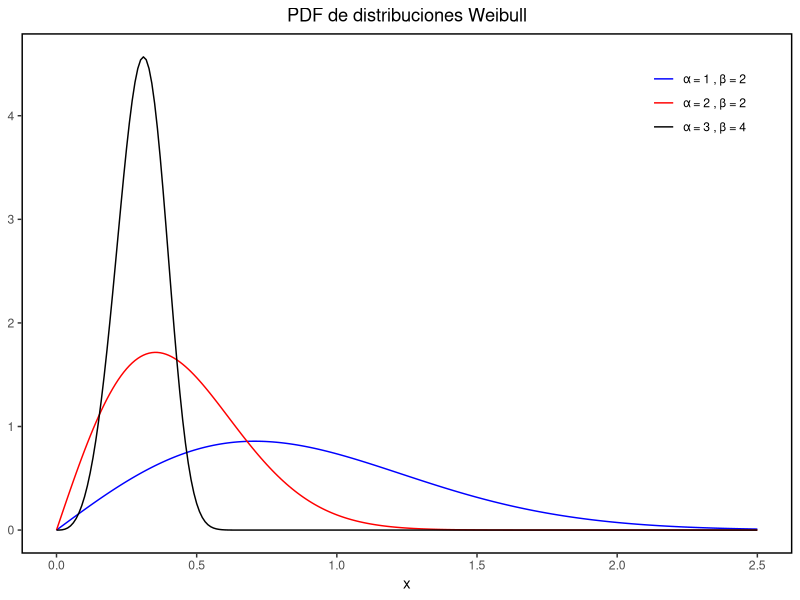
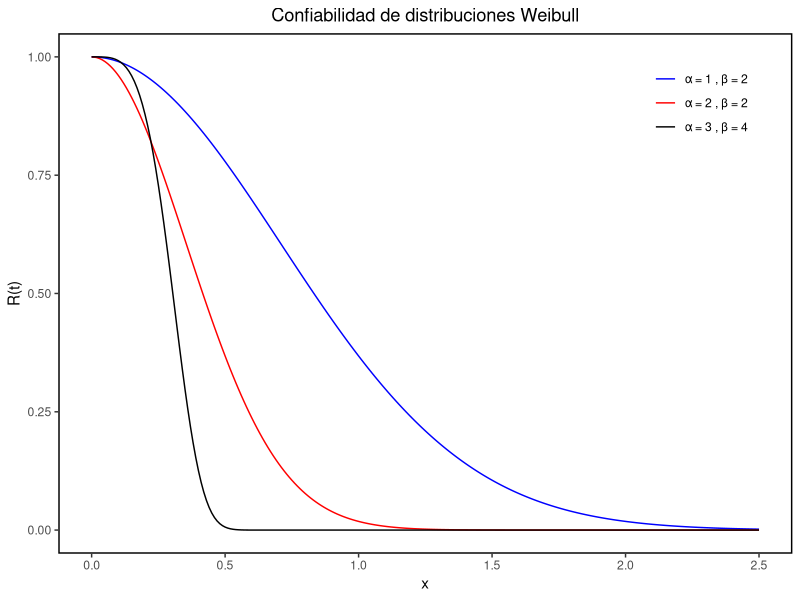
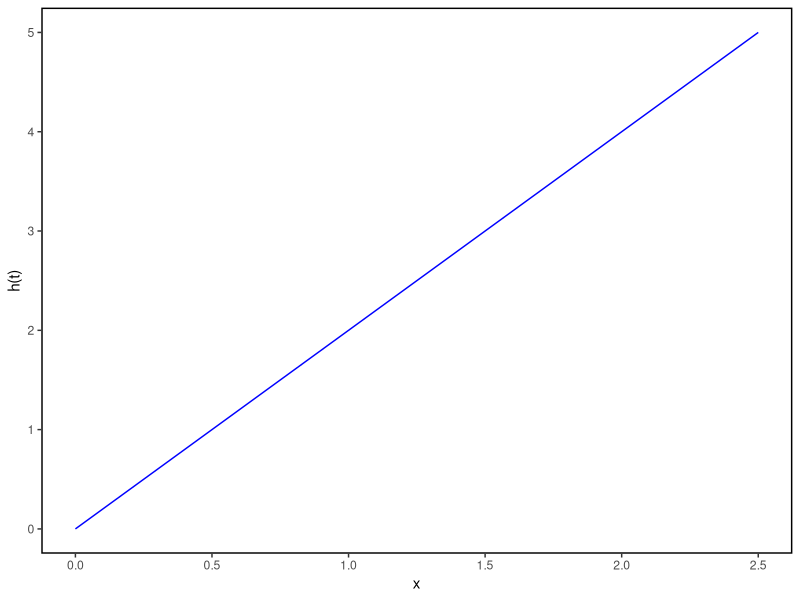
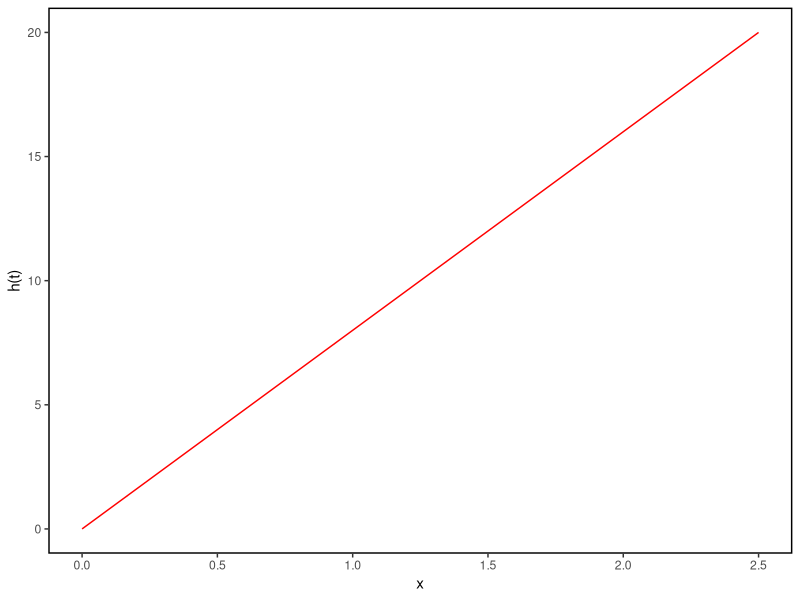
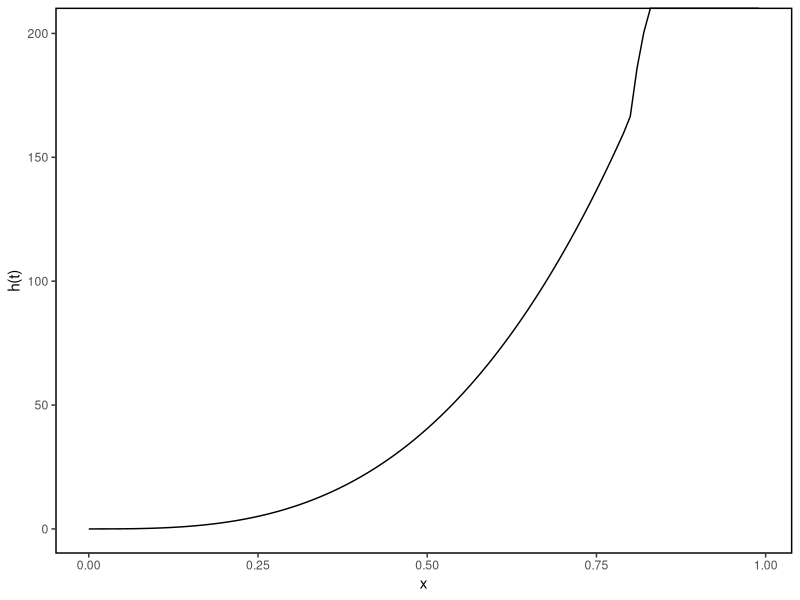
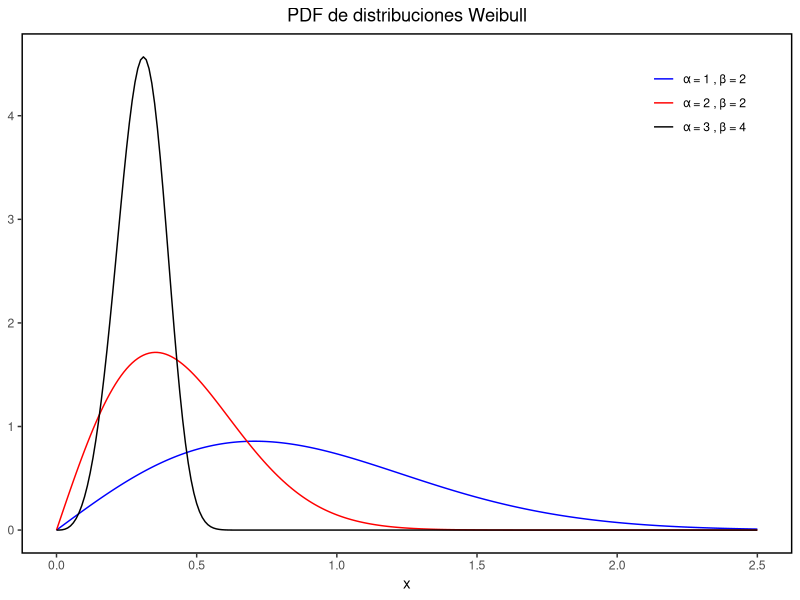
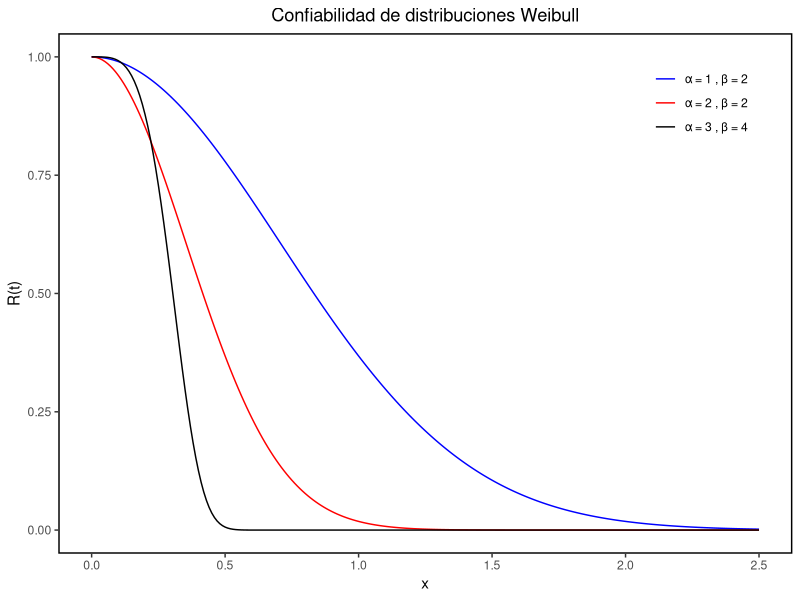
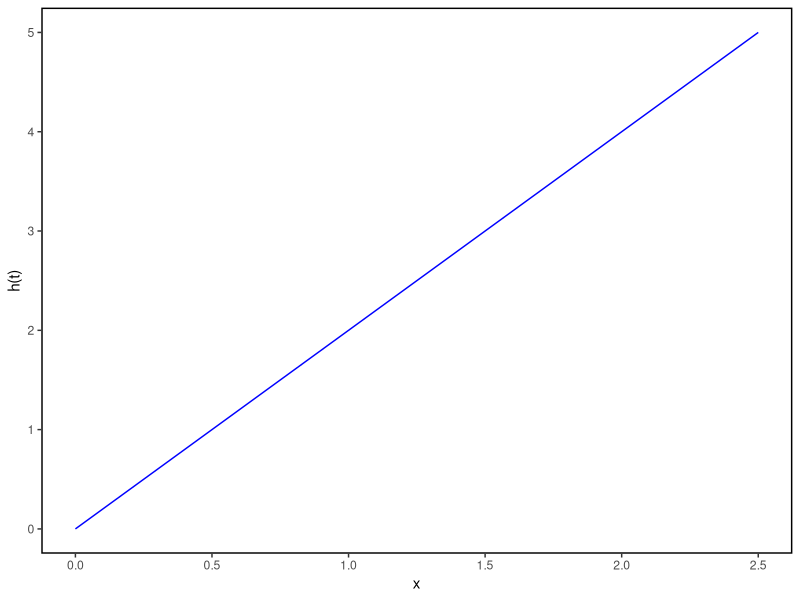

These charts were generated, in order, by the following R code:
## ---- chunk 1
a1 = 1
b1 = 2

a2 = 2
b2 = 2

a3 = 3
b3 = 4
## ---- chunk 2
# dweibull utiliza parámetros que, para la clase,
# a = beta y sigma = alfa**(-1/beta)
x = seq(from = 0, to = 2.5, by = 0.01)
w1 = dweibull(x, shape = b1, scale = 1/a1)
w2 = dweibull(x, shape = b2, scale = 1/a2)
w3 = dweibull(x, shape = b3, scale = 1/a3)

datos <- data.frame(x = x,
                    w1 = w1,
                    w2 = w2,
                    w3 = w3)

alfa = "\u03b1"
beta = "\u03b2"

require(ggplot2)
library(ggplot2)

ggplot(datos, aes(x = x)) +
  geom_line(aes(y = w1, color = paste(alfa,"=",a1,",",beta,"=",b1))) +
  geom_line(aes(y = w2, color = paste(alfa,"=",a2,",",beta,"=",b2))) +
  geom_line(aes(y = w3, color = paste(alfa,"=",a3,",",beta,"=",b3))) +
  scale_color_manual(values = c("blue","red","black")) +
  labs(x = "x", y = NULL, color = NULL, title = "PDF de distribuciones Weibull") +
  theme(panel.background = element_blank(),
        panel.border = element_rect(colour="black",fill = NA, linewidth = 1),
        plot.title = element_text(hjust = 0.5),
        legend.position = "inside",
        legend.position.inside = c(0.95,0.95),
        legend.justification = c(1,1),
        legend.background = element_rect(fill = NA))

ggsave("e306_1.png", width = 5, height = 4)


## ---- chunk 3
datos$cw1 = 1 - pweibull(datos$x, shape = b1, scale = 1/a1)
datos$cw2 = 1 - pweibull(datos$x, shape = b2, scale = 1/a2)
datos$cw3 = 1 - pweibull(datos$x, shape = b3, scale = 1/a3)

# De forma similar al inciso anterior

require(ggplot2)
library(ggplot2)

ggplot(datos, aes(x = x)) +
  geom_line(aes(y = cw1, color = paste(alfa,"=",a1,",",beta,"=",b1))) +
  geom_line(aes(y = cw2, color = paste(alfa,"=",a2,",",beta,"=",b2))) +
  geom_line(aes(y = cw3, color = paste(alfa,"=",a3,",",beta,"=",b3))) +
  scale_color_manual(values = c("blue","red","black")) +
  labs(x = "x", y = "R(t)", color = NULL, title = "Confiabilidad de distribuciones Weibull") +
  theme(panel.background = element_blank(),
        panel.border = element_rect(colour="black",fill = NA, linewidth = 1),
        plot.title = element_text(hjust = 0.5),
        legend.position = "inside",
        legend.position.inside = c(0.95,0.95),
        legend.justification = c(1,1),
        legend.background = element_rect(fill = NA))

ggsave("e306_2_confiabilidad.png", width = 5, height = 4)



## ---- chunk 4
datos$h1 <- datos$w1 / datos$cw1
datos$h2 <- datos$w2 / datos$cw2
datos$h3 <- datos$w3 / datos$cw3

# Esta vez, haremos una grafica para cada conjunto de parámetros
# esto porque las graficas difieren mucho una entre otras, lo que puede
# dificultar la visualizacion.

require(ggplot2)
library(ggplot2)

ggplot(datos, aes(x = x)) +
  geom_line(aes(y = h1), color = "blue") +
  #geom_line(aes(y = h2), color = "red") +
  #geom_line(aes(y = h3), color = "black") +
  labs(x = "x", y ="h(t)", color = NULL) +
  theme(panel.background = element_blank(),
        panel.border = element_rect(colour="black",fill = NA, linewidth = 1))

ggsave("e306_2_riesgo1.png", width = 5, height = 4)

ggplot(datos, aes(x = x)) +
  #geom_line(aes(y = h1), color = "blue") +
  geom_line(aes(y = h2), color = "red") +
  #geom_line(aes(y = h3), color = "black") +
  labs(x = "x", y ="h(t)", color = NULL) +
  theme(panel.background = element_blank(),
        panel.border = element_rect(colour="black",fill = NA, linewidth = 1))

ggsave("e306_2_riesgo2.png", width = 5, height = 4)

ggplot(datos[1:length(x[x<1]),], aes(x = x[x<1])) +
  #geom_line(aes(y = h1), color = "blue") +
  #geom_line(aes(y = h2), color = "red") +
  geom_line(aes(y = h3[1:length(x[x<1])]), color = "black") +
  labs(x = "x", y = "h(t)", color = NULL) +
  theme(panel.background = element_blank(),
        panel.border = element_rect(colour="black",fill = NA, linewidth = 1))

ggsave("e306_2_riesgo3.png", width = 5, height = 4)


